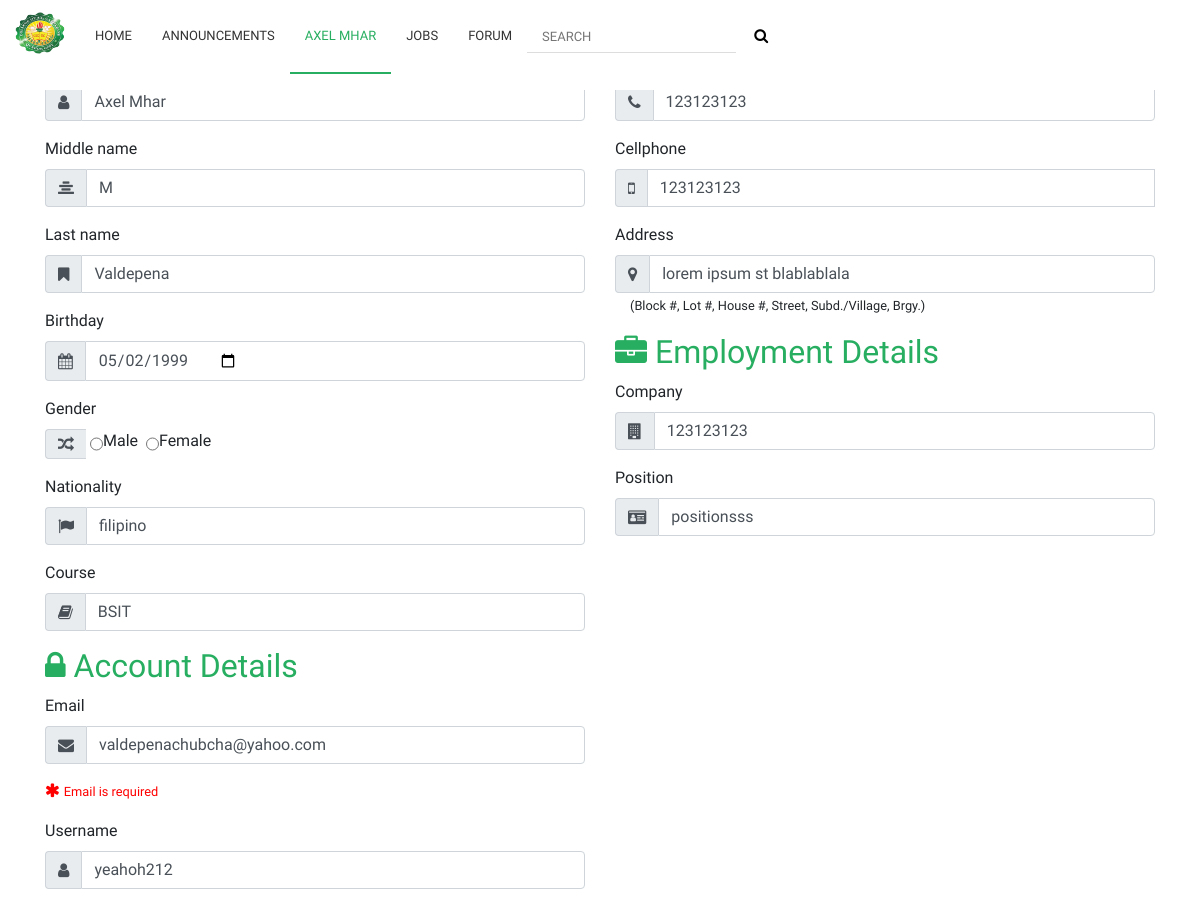
Page /users/update.php (signed in, upper part) on the earlier database version.
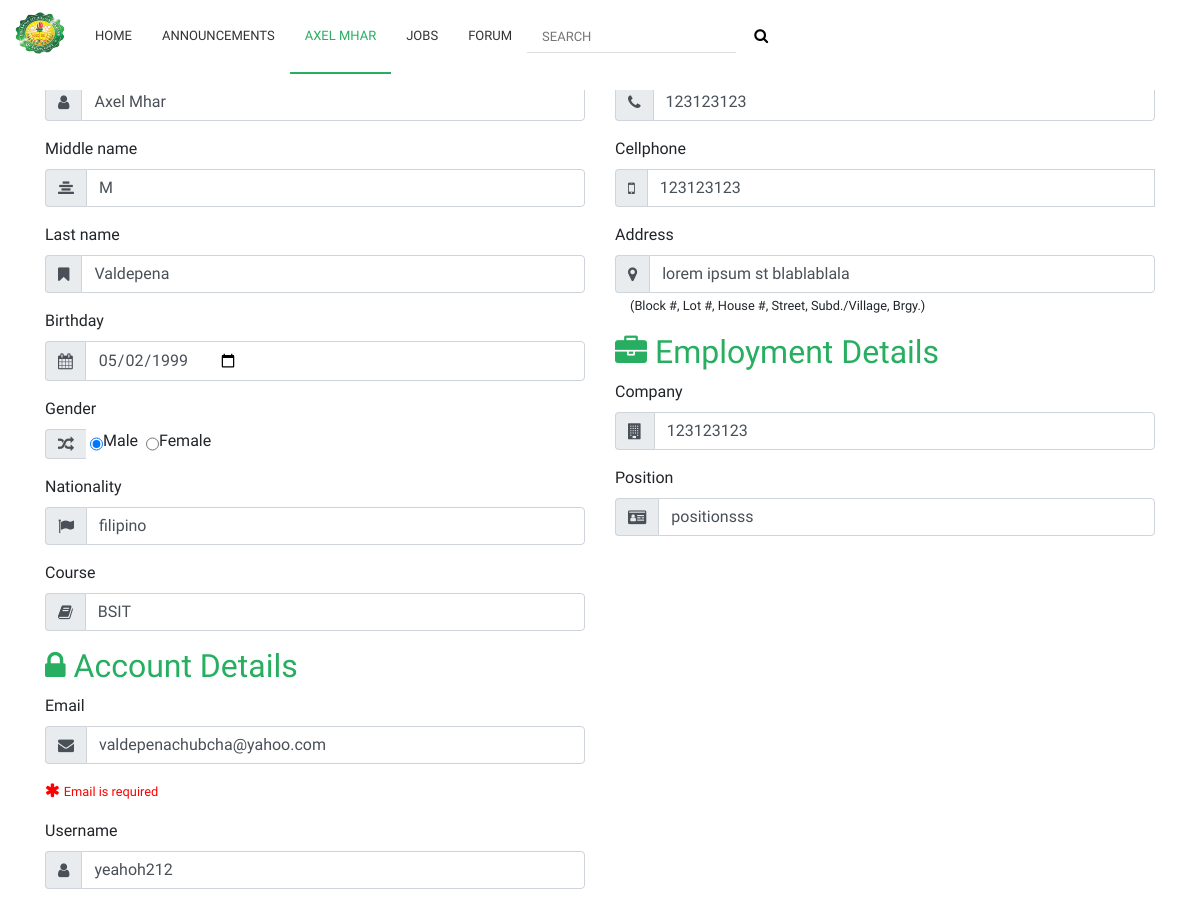
Same page on the later database version.
### tables this page shows
CREATE TABLE `users` (
  `id` int(11) NOT NULL,
  `username` varchar(50) NOT NULL,
  `email` varchar(50) NOT NULL,
  `first_name` varchar(50) NOT NULL,
  `middle_name` varchar(50) NOT NULL,
  `last_name` varchar(50) NOT NULL,
  `address` varchar(255) NOT NULL,
  `birthday` date NOT NULL,
  `gender` varchar(11) NOT NULL,
  `cellphone` varchar(50) NOT NULL,
  `telephone` varchar(50) NOT NULL,
  `nationality` varchar(50) NOT NULL,
  `course` varchar(155) NOT NULL,
  `company` varchar(50) NOT NULL,
  `position` varchar(50) NOT NULL,
  `year_graduated` int(50) NOT NULL,
  `password` varchar(100) NOT NULL,
  `salt` varchar(100) NOT NULL,
  `joined` date NOT NULL,
  `groups` int(11) NOT NULL,
  `status` int(11) NOT NULL
);

### classes/User.php (called while the page is built, shortened)
<?php
class User {
    private $_db,
            $_data,
            $_sessionName,
            $_cookieName,
            $_results,
            $_loggedIn = false;
    public function __construct($user = null){
        $this->_db = DB::getInstance();
        $this->_sessionName = Config::get('session/session_name');
        if(!$user){
            if(Session::exists($this->_sessionName)){
                $user = Session::get($this->_sessionName);
                if($this->find($user)){
                    $this->_loggedIn = true;
                }else{
                }
            }
        }else{
            $this->find($user);
        }
    }
    public function find($user = null){
        if($user){
            $field = (is_numeric($user)) ? 'id' : 'username';
            $data = $this->_db->get('users', array($field, '=', $user));
            if($data->count()){
                $this->_data = $data->first();
                return true;
            }
        }
        return false;
    }
    public function data(){
        return $this->_data;
    }
    public function isLoggedIn(){
        return $this->_loggedIn;
    }
}

### classes/DB.php (called while the page is built, shortened)
<?php
class DB{
	private static $_instance = null;
	private $_pdo,
			$_results,
			$_count = 0,
			$_query,
			$_total,
			$_errors = false;
	public function __construct(){
		try{
			$this->_pdo = new PDO('mysql:host='.Config::get('mysql/host').';dbname='.Config::get('mysql/db'),Config::get('mysql/user'),Config::get('mysql/pass'));
		}catch(PDOexception $e){
			die($e->getMessage());
		}
	}
	public static function getInstance(){
		if(!isset(self::$_instance)){
			self::$_instance = new DB();
		}
		return self::$_instance;
	}
	public function query($sql,$params = array()){
		$this->_errors = false;
		if($this->_query = $this->_pdo->prepare($sql)){
			if(count($params) !== 0){
				$x = 1;
				foreach ($params as $param) {
					$this->_query->bindValue($x,$param);
					$x++;
				}
			}
			if($this->_query->execute()){
				$this->_results = $this->_query->fetchAll(PDO::FETCH_OBJ);
				$this->_count = $this->_query->rowCount();
			}else{
				$this->_errors = true;
			}
		}
		return $this;
	}
	public function action($action,$table,$where = array()){
		$sql = "";
		$sql .= "{$action} FROM {$table}";
		if(count($where)  == 3){
			$operators = array('=','>=','<=','<','>');
			$field = $where[0];
			$operator = $where[1];
			$values = $where[2];
			if(in_array($operator, $operators)){
				$sql .= " WHERE {$field} {$operator} ?";
				if(!$this->query($sql,[$values])->errors()){
					return $this;
				}
			}
		}else{
			if(!$this->query($sql,[])->errors()){
				return $this;
			}
		}
		return false;
	}
	public function get($table,$where = array()){
		if(count($where)){
			return $this->action('SELECT *',$table,$where);
		}else{
			return $this->action('SELECT *',$table);
		}
	}
	public function errors(){
		return $this->_errors;
	}
	public function count(){
		return $this->_count;
	}
}

### classes/Config.php (called while the page is built)
<?php
class Config{
	public static function get($path = null){
		if(isset($path)){
			$config = $GLOBALS['config'];
			$path =  explode('/', $path);
			foreach ($path as $bit) {
				if(isset($config[$bit])){
					$config = $config[$bit];
				}
			}
			return $config;
		}
		return false;
	}
}

### functions/sanitize.php (called while the page is built)
<?php
function escape($string){
	return htmlentities($string,ENT_QUOTES,'UTF-8');
}

### admin/fetch.php (called while the page is built, shortened)
<?php
$store = new Store();
?>

### classes/Store.php (called while the page is built, shortened)
<?php
class Store{
	public function setName($name){
		return ucwords(strtolower($name));
	}
}

### users/update.php (the view, shortened to what the changed rows need)
<?php
$update = true;
?>
<!DOCTYPE html>
<html>
<head>
	<?php require_once '../functions/header.php'; ?>
	<link rel="stylesheet" href="../layouts/bootstrap/css/bootstrap.min.css">
</head>
<body>
	<?php require_once '../functions/navigationbar.php' ?>
	<div style="min-height:1500px">
		<form class="container" id="needs-validation" novalidate method="POST">
					  <div class="row">
					  	<div class="col-md-6">
					  		<h2 style="color:#27ae60"><i class="fa fa-user"></i> Personal details</h2>
					  		<div class="form-group">
					  			<div class="input-group">
					  			  <div class="input-group-addon"><i class="fa fa-user"></i></div>
							      		<input type="text" class="form-control" name="first_name" value="<?= escape($user->data()->first_name); ?>" id="validationCustom01" placeholder="First name" value="" required>
					  			</div>
					  		</div>
			  		  		<div class="form-group">
			  			      <div class="input-group">
			  			      	  <div class="input-group-addon"><span class="fa fa-align-center"></span></div>
				  			      <input type="text" class="form-control" id="validationCustom02" name="middle_name" value="<?= escape($user->data()->middle_name); ?>" placeholder="Middle name" value="" required>
			  			      </div>
			  		  		</div>
					  		<div class="form-group">
						      <div class="input-group">
						      	<div class="input-group-addon"><span class="fa fa-bookmark"></span></div>
						      	<input type="text" class="form-control" id="validationCustom03" name="last_name" value="<?= escape($user->data()->last_name); ?>" placeholder="Last name" value="" required>
						      </div>
					  		</div>
					  		<div class="form-group">
					  			<div class="input-group">
					  				<div class="input-group-addon"><span class="fa fa-calendar"></span></div>
						  			<input type="date" class="form-control" id="validationCustom05" name="birthday" value="<?= escape($user->data()->birthday); ?>" required>
					  			</div>
					  		</div>
					  		<div class="form-group">
					  			<div class="input-group">
					  				<div class="input-group-addon"><span class="fa fa-random"></span></div>
				  			          &nbsp;<input type="radio" name="gender" value="male" <?php echo $user->data()->gender === 'male' ? 'checked="checked"' : '' ?> id="male"  /> Male
				  			          &nbsp;<input type="radio" name="gender" value="female" id="female" <?php echo $user->data()->gender === 'female' ? 'checked="checked"' : ''?> /> Female
					  			</div>
					  		</div>
					  		<div class="form-group">
					  			<div class="input-group">
					  				<div class="input-group-addon"><span class="fa fa-flag"></span></div>
						  			<input type="text" class="form-control" id="validationCustom07" name="nationality" value="<?= escape($user->data()->nationality); ?>" placeholder="Nationality" required>
					  			</div>
					  		</div>
					  		<div class="form-group">
					  			<div class="input-group">
					  				<div class="input-group-addon"><span class="fa fa-book"></span></div>
						  			<input type="text" class="form-control" id="course" name="course" value="<?= escape($user->data()->course); ?>" placeholder="Course" required>
					  			</div>
					  		</div>
					  		<h2 style="color:#27ae60"><i class="fa fa-lock"></i> Account Details</h2>
					  		<div class="form-group">
					  			<div class="input-group">
					  				<div class="input-group-addon"><span class="fa fa-envelope"></span></div>
						  			<input type="email" class="form-control" id="validationCustom13" name="email" value="<?= escape($user->data()->email); ?>" placeholder="Email" required>
					  			</div>
					  		</div>
					  		<div class="form-group">
					  			<div class="input-group">
					  				<div class="input-group-addon"><span class="fa fa-user"></span></div>
						  			<input type="text" class="form-control" id="validationCustom14" name="username" value="<?= escape($user->data()->username); ?>" placeholder="Username" required>
					  			</div>
					  		</div>
						  </div>
						  <div class="col-md-6">
						  	<h2 style="color:#27ae60"><i class="fa fa-phone"></i> Contact Information</h2>
			  			  	<div class="form-group">
			  			  		<div class="input-group">
			  			  			<div class="input-group-addon"><span class="fa fa-phone"></span></div>
				  			  		<input type="text" class="form-control" placeholder="Telphone # (Optional)" id="validationCustom08" name="telephone" value="<?= escape($user->data()->telephone); ?>">
			  			  		</div>
			  			  	</div>
			  			  	<div class="form-group">
			  			  		<div class="input-group">
				  			  		<div class="input-group-addon"><b class="fa fa-mobile"></b></div>
				  			  		<input type="text" class="form-control" placeholder="09********* (Optional)" id="validationCustom09" name="cellphone" value="<?= escape($user->data()->telephone); ?>">
			  			  		</div>
			  			  	</div>
					  		<div class="form-group">
						      <div class="input-group">
						      		<div class="input-group-addon"><span class="fa fa-map-marker"></span></div>
							      <input type="text" class="form-control" id="validationCustom010" name="address" value="<?= escape($user->data()->address); ?>" placeholder="Address">
						      </div>
					  		</div>
					  		<h2 style="color:#27ae60"><i class="fa fa-briefcase"></i> Employment Details</h2>
		  				  	<div class="form-group">
		  				  		<div class="input-group">
		  				  			<div class="input-group-addon"><span class="fa fa-building"></span></div>
			  				  		<input type="text" class="form-control" placeholder="Company (Optional)" id="validationCustom11" name="company" value="<?= escape($user->data()->telephone); ?>">
		  				  		</div>
		  				  	</div>
			  			  	<div class="form-group">
			  			  		<div class="input-group">
			  			  			<div class="input-group-addon"><span class="fa fa-id-card"></span></div>
				  			  		<input type="text" class="form-control" placeholder="Position (Optional)" id="validationCustom12" name="position" value="<?= escape($user->data()->position); ?>">
			  			  		</div>
			  			  	</div>
						  </div>
					  	</div>
					  <small>I hereby certify that all the information provided are true and correct.</small><br>
					  <small>Your registration need to approve by the admin. please wait</small><br>
					</form>
	</div>
</body>
</html>

### functions/navigationbar.php (shortened to what the changed rows need)
<?php
$user = new User();
require_once '../admin/fetch.php';
?>
<nav class="nav">
	<ul>
		<?php if($user->isLoggedin()): ?>
		<li>
			<a href="../users/profile?user=<?= escape($user->data()->username); ?>" class="nav-link <?php echo $update === true || $changepass === true ? 'active' : '' ?>"><?= escape($store->setName($user->data()->first_name)); ?></a>
		</li>
		<?php endif; ?>
	</ul>
</nav>

Differences in the rows shown:
changed users "AXEL MHAR": gender "☐" → "☑"
